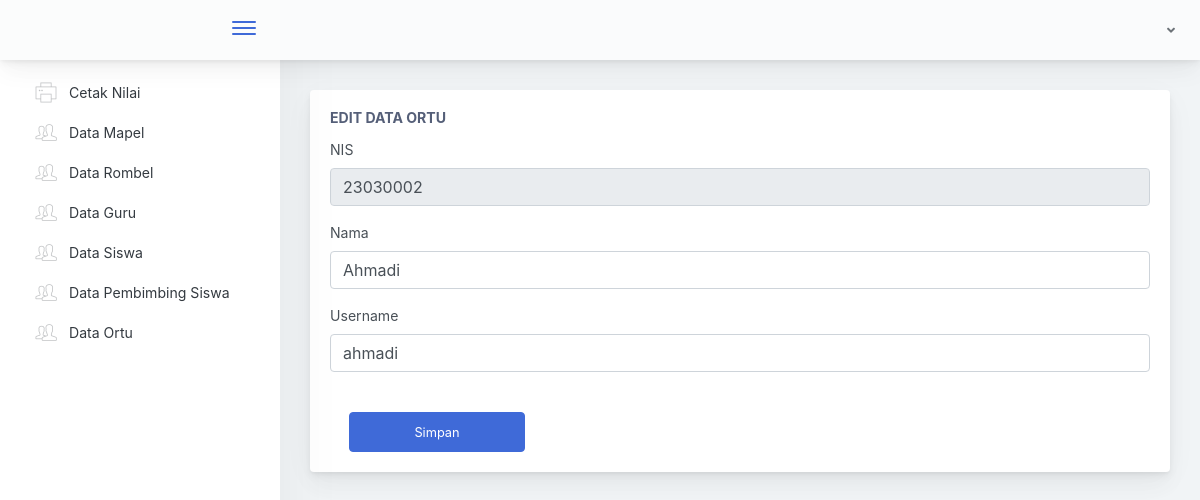
Screenshot of /Tu/editortu/23030002 with the database file from the repository.
### tables this page shows
CREATE TABLE `tb_ortu` (
  `nis` int NOT NULL,
  `username` varchar(50) NOT NULL,
  `password` varchar(250) NOT NULL,
  `nama` varchar(25) NOT NULL,
  `token` varchar(255) DEFAULT NULL
);

### application/controllers/Tu.php (called while the page is built, shortened)
<?php
class Tu extends CI_Controller {
  public function __construct()
  {
    $this->load->model('M_Nilai');
    $this->load->model('SaveModel');
    $this->load->model('TuModel');
    $this->load->library('form_validation');
  }
  public function editortu($nis){
    $data['dtortu'] = $this->TuModel->getDataOrtuDetail($nis);
    $this->load->view('tu/editortu', $data);
  }
}

### index.php (called while the page is built, shortened)
<?php
require_once BASEPATH.'core/CodeIgniter.php';

### application/models/TuModel.php (called while the page is built, shortened)
<?php if ( ! defined('BASEPATH')) exit('No direct script access allowed');
class TuModel extends CI_Model {
    function getDataOrtuDetail($nis){
        $this->db->where('nis', $nis);
        $query = $this->db->get('tb_ortu');
        return $query->row();
    }
}

### application/views/tu/editortu.php (the view, shortened to what this page needs)
<!doctype html>
<html lang="en">
<head>
</head>
<body>
        <div class="app-main">
                <div class="app-main__outer">
                    <div class="app-main__inner">
                    <div class="row">
                            <div class="col-lg-12">
                                <div class="main-card mb-3 card">
                                    <div class="card-body"><h5 class="card-title">Edit Data Ortu</h5>
                                      <form method="post" action="<?php echo base_url('Tu/fungsieditortu')?>">
                                        <div class="form-group">
                                            <label>NIS</label>
                                            <input type="text" class="form-control" value="<?php echo $dtortu->nis; ?>" disabled name="nis">
                                        </div>
                                        <div class="form-group">
                                            <label>Nama</label>
                                            <input type="text" class="form-control" value="<?php echo $dtortu->nama; ?>" required name="nama">
                                        </div>
                                        <div class="form-group">
                                            <label>Username</label>
                                            <input type="text" class="form-control" value="<?php echo $dtortu->username; ?>" required name="username">
                                        </div>
                                          <div class="row">
                                          <button type="submit" class="btn btn-primary mt-4" style="height: 40px; width: 11rem; margin-left: 4%;">Simpan</button>
                                          </div>
                                      </form>
                                    </div>
                                </div>
                            </div>
                        </div>
                    </div>
        </div>
    </div>
<script type="text/javascript" src="<?php echo base_url('assets/scripts/main.js') ?>"></script></body>
</html>

### rows the page displays
tb_ortu: nis "23030002", nama "Ahmadi", username "ahmadi"
